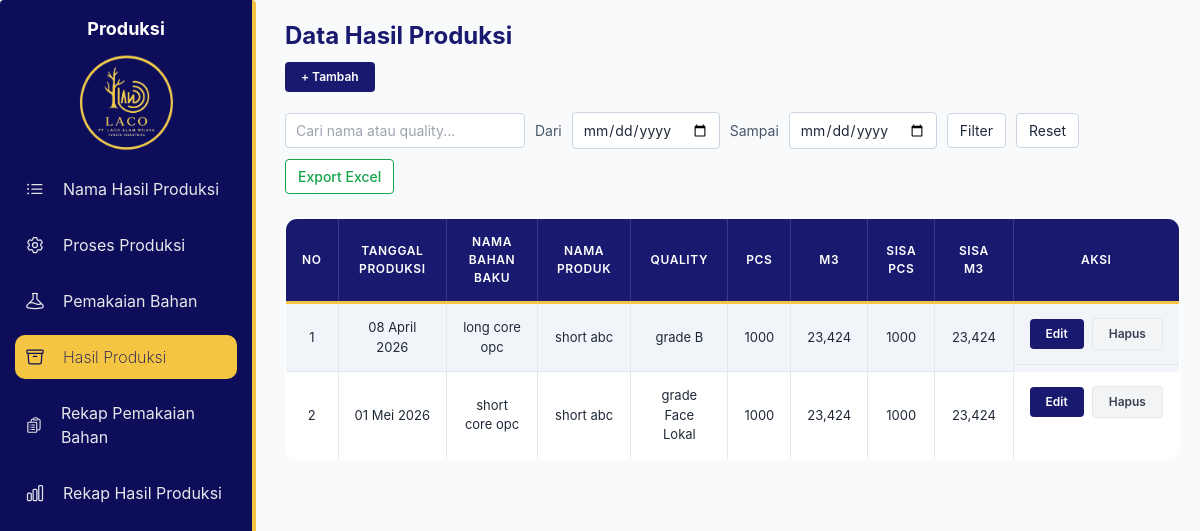
The app's page /hasil-produksi/, older data.
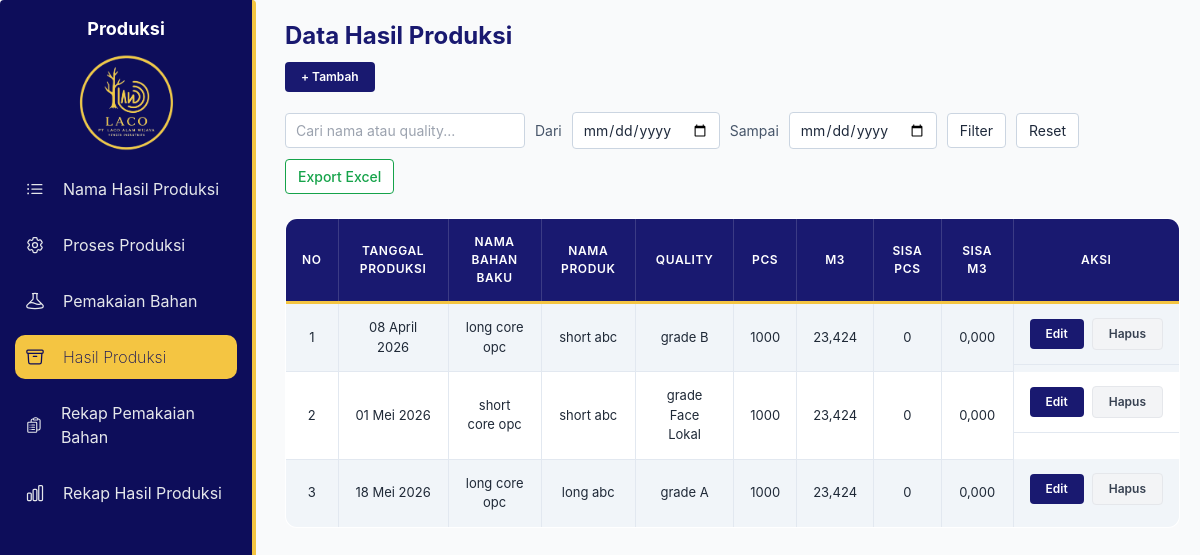
The same page, newer data.
### core/models.py (models this page shows, shortened)
class HasilProduksi(models.Model):
    proses_produksi = models.ForeignKey(ProsesProduksi, on_delete=models.CASCADE)
    pemakaian_bahan = models.ForeignKey(PemakaianBahanBaku,on_delete=models.CASCADE)
    nama_hasil_produksi = models.ForeignKey(NamaHasilProduksi, on_delete=models.CASCADE)
    quality = models.ForeignKey(Quality,on_delete=models.SET_NULL,null=True,blank=True)
    tanggal_produksi = models.DateField()
    tebal = models.DecimalField(max_digits=10, decimal_places=3)
    lebar = models.DecimalField(max_digits=10, decimal_places=3)
    panjang = models.DecimalField(max_digits=10, decimal_places=3)
    jumlah_pcs = models.PositiveIntegerField()
    jumlah_m3 = models.DecimalField(max_digits=12, decimal_places=3)
    sisa_pcs = models.PositiveIntegerField()
    sisa_m3 = models.DecimalField(max_digits=12, decimal_places=3)

class PemakaianBahanBaku(models.Model):
    proses_produksi = models.ForeignKey(ProsesProduksi, on_delete=models.CASCADE)
    bahan_baku_masuk = models.ForeignKey(BahanBakuMasuk, on_delete=models.CASCADE)
    jumlah_pcs = models.PositiveIntegerField(default=0)
    jumlah_m3 = models.DecimalField(max_digits=10, decimal_places=2, default=0)

class BahanBakuMasuk(models.Model):
    bahan_baku = models.ForeignKey(
        'BahanBaku',
        on_delete=models.CASCADE
    )
    supplier = models.ForeignKey(
        'Supplier',
        on_delete=models.CASCADE
    )
    tanggal_masuk = models.DateField(default=timezone.now)
    jumlah_pcs = models.PositiveIntegerField(default=0)
    jumlah_m3 = models.DecimalField(max_digits=10, decimal_places=2, default=0)
    sisa_pcs = models.PositiveIntegerField(default=0)
    sisa_m3 = models.DecimalField(max_digits=10, decimal_places=2, default=0)
    harga_satuan = models.DecimalField(max_digits=15, decimal_places=2)
    class Meta:
        ordering = ['tanggal_masuk']
    def __str__(self):
        return f"{self.bahan_baku}"

class BahanBaku(models.Model):
    nama_bahan = models.CharField(max_length=100)
    def __str__(self):
        return self.nama_bahan

class NamaHasilProduksi(models.Model):
    nama_hasil_produksi = models.CharField(max_length=100,blank=True,
    null=True)
    def __str__(self):
        return self.nama_hasil_produksi

class QualityControl(models.Model):
    hasil_produksi = models.OneToOneField(
        HasilProduksi,
        on_delete=models.CASCADE,
        related_name='qc'
    )
    quality = models.ForeignKey(Quality,on_delete=models.SET_NULL,null=True,blank=True)
    tanggal_validasi = models.DateField(null=True, blank=True)
    catatan = models.TextField(blank=True, null=True)

class Quality(models.Model):
    quality = models.CharField(max_length=100, blank=True,
    null=True)
    def __str__(self):
        return self.quality

### core/views.py (the view)
# urls.py: path('hasil-produksi/', views.hasil_produksi_list, name='hasil_produksi_list'),
def hasil_produksi_list(request):
    data = HasilProduksi.objects.select_related(
        'proses_produksi',
        'nama_hasil_produksi',
        'quality',
        'pemakaian_bahan',
    )
    search_query = request.GET.get('search', '')
    date_from = request.GET.get('date_from')
    date_to = request.GET.get('date_to')
    if search_query:
        data = data.filter(
            Q(nama_hasil_produksi__nama_hasil_produksi__icontains=search_query) |
            Q(qc__quality__quality__icontains=search_query) # Pastikan relasinya bener, misal: quality__nama_quality tergantung models lu
        )
    if date_from and date_to:
        data = data.filter(tanggal_produksi__range=[date_from, date_to])
    elif date_from:
        data = data.filter(tanggal_produksi__gte=date_from)
    elif date_to:
        data = data.filter(tanggal_produksi__lte=date_to)
    context = {
        'data': data,
        'proses': ProsesProduksi.objects.all(),
        'bahan': PemakaianBahanBaku.objects.all(),
        'nama': NamaHasilProduksi.objects.all(),
        'quality': Quality.objects.all(),
        'search_query': search_query,
        'date_from': date_from,
        'date_to': date_to,
    }
    return render(request, 'produksi/list_hasil_produksi.html', context)

### core/models.py (called while the page is built)
    def __str__(self):
        return f"Produksi - {self.tanggal_produksi}"

### core/templates/produksi/list_hasil_produksi.html (shortened to what this page needs)
{% load static %}
<!DOCTYPE html>
<html>
<head>
    <script src="https://cdn.tailwindcss.com"></script>
    <link rel="stylesheet" href="{% static 'css/produksi.css' %}">
</head>
<body class="bg-gray-50 flex h-screen overflow-hidden text-gray-800 relative">
    {% include 'parts/sidebar_produksi.html' %}
    <main class="flex-1 flex flex-col h-full overflow-hidden">
        <div class="content">
            <h2 class="text-2xl font-bold text-[#191970]" style="margin-bottom: 10px;">Data Hasil Produksi</h2>
            <div class="filter-container">
                <button class="btn-action btn-tambah" onclick="openAdd()">+ Tambah</button>
                <form method="get" class="filter-form">
                    <input type="text" name="search" placeholder="Cari nama atau quality..."
                        value="{{ request.GET.search|default:'' }}">
                    <label>Dari</label>
                    <input type="date" name="date_from" value="{{ date_from|default:'' }}">
                    <label>Sampai</label>
                    <input type="date" name="date_to" value="{{ date_to|default:'' }}">
                    <button type="submit" class="btn-filter">Filter</button>
                    <a href="{% url 'hasil_produksi_list' %}">
                        <button type="button" class="btn-reset">Reset</button></a>
                    <button type="button" class="btn-export" onclick="exportExcel()">Export Excel</button>
                </form>
            </div>
            <br>
            <table id="hasilProduksiTable">
                <tr>
                    <th>No</th>
                    <th>Tanggal Produksi</th>
                    <th>Nama Bahan Baku</th>
                    <th>Nama Produk</th>
                    <th>Quality</th>
                    <th>PCS</th>
                    <th>M3</th>
                    <th>Sisa PCS</th>
                    <th>Sisa M3</th>
                    <th class="kolom-aksi-header">Aksi</th>
                </tr>
                {% for d in data %}
                <tr>
                    <td>{{ forloop.counter }}</td>
                    <td>{{ d.tanggal_produksi| date:"d F Y" }}</td>
                    <td>{{ d.pemakaian_bahan.bahan_baku_masuk }}</td>
                    <td>{{ d.nama_hasil_produksi }}</td>
                    <td>
                        {% if d.qc and d.qc.quality %}
                        {{ d.qc.quality }}
                        {% else %}
                        <span style="color:red;">Belum di berikan grading</span>
                        {% endif %}
                    </td>
                    <td>{{ d.jumlah_pcs }}</td>
                    <td>{{ d.jumlah_m3 }}</td>
                    <td>{{ d.sisa_pcs }}</td>
                    <td>{{ d.sisa_m3 }}</td>
                    <td class="kolom-aksi">
                        <button class="btn-action btn-edit" onclick="openEdit(
                    '{{ d.id }}',
                    '{{ d.proses_produksi.id }}',
                    '{{ d.bahan.id }}',
                    '{{ d.nama_hasil_produksi.id }}',
                    '{{ d.tebal }}',
                    '{{ d.lebar }}',
                    '{{ d.panjang }}',
                    '{{ d.jumlah_pcs }}',
                    '{{ d.jumlah_m3 }}'
                )">Edit</button>
                        <button class="btn-action btn-hapus" onclick="openDelete('{{ d.id }}')">Hapus</button>
                    </td>
                </tr>
                {% endfor %}
            </table>
        </div>
    </main>
</body>
</html>

### core/templates/parts/sidebar_produksi.html (shortened to what this page needs)
{%load static%}
<link rel="stylesheet" href="{% static 'css/sidebar_produksi.css' %}">
<link rel="stylesheet" href="https://cdnjs.cloudflare.com/ajax/libs/font-awesome/6.5.1/css/all.min.css">
<div class="sidebar">
    <h3 class="sidebar-title">
        <a href="{% url 'dashboard_produksi' %}" class="sidebar-title-link">
            Produksi
            <div>
                <img src="{% static 'images/logo.png' %}" alt="Logo" class="sidebar-logo-circle">
            </div>
        </a>
    </h3>
    <ul class="sidebar-menu">
    <li class="{% if request.path == '/hasil/' %}active{% endif %}">
        <a href="{% url 'hasil_list' %}">
            <span>Nama Hasil Produksi</span>
        </a>
    </li>
    <li class="{% if request.path == '/produksi/' %}active{% endif %}">
        <a href="{% url 'proses_produksi_list' %}">
            <span>Proses Produksi</span>
        </a>
    </li>
    <li class="{% if request.path == '/pemakaian/' %}active{% endif %}">
        <a href="{% url 'pemakaian_bahan_list' %}">
            <span>Pemakaian Bahan</span>
        </a>
    </li>
    <li class="{% if request.path == '/hasil-produksi/' %}active{% endif %}">
        <a href="{% url 'hasil_produksi_list' %}">
            <span>Hasil Produksi</span>
        </a>
    </li>
    <li class="{% if request.path == '/rekap-pemakaian-bahan/' %}active{% endif %}">
        <a href="{% url 'rekap_pemakaian_bahan' %}">
            <span>Rekap Pemakaian Bahan</span>
        </a>
    </li>
    <li class="{% if request.path == '/rekap-hasil-produksi/' %}active{% endif %}">
        <a href="{% url 'rekap_hasil_produksi' %}">
            <span>Rekap Hasil Produksi</span>
        </a>
    </li>
</ul>
</div>

### core/static/css/produksi.css (style rules this page uses)
body { font-family: 'Inter', sans-serif; }
.filter-container { display: flex; align-items: center; gap: 20px; flex-wrap: wrap; }
.filter-form { display: flex; align-items: center; gap: 10px; flex-wrap: wrap; font-size: 14px; color: #475569; }
.filter-form input[type="text"], .filter-form input[type="date"] { padding: 6px 10px; border: 1px solid #cbd5e1; border-radius: 4px; font-family: inherit; font-size: 14px; outline: none; color: #1e293b; transition: 0.2s ease-in-out; }
.btn-filter, .btn-reset, .btn-export, .btn-print { padding: 6px 12px; border-radius: 4px; font-family: inherit; font-size: 14px; cursor: pointer; text-decoration: none; transition: 0.2s; border: 1px solid #cbd5e1; background-color: #ffffff; color: #1e293b; display: inline-block; text-align: center; }
.btn-export { border-color: #16a34a; color: #16a34a; font-weight: 500; }
table { width: 100%; background-color: #ffffff; border-collapse: separate; border-spacing: 0; border-radius: 12px; overflow: hidden; border: 1px solid #e2e8f0; font-size: 13px; }
th { background-color: #191970; color: #ffffff; padding: 14px 16px; text-align: center; font-weight: 600; text-transform: uppercase; font-size: 12px; letter-spacing: 0.05em; border-right: 1px solid rgba(255, 255, 255, 0.15); border-bottom: 3px solid #F4C542; }
th:last-child { border-right: none; }
tbody tr:nth-child(odd) { background-color: #ffffff; }
tbody tr:nth-child(even) { background-color: #f1f5f9; }
td { padding: 14px 16px; border-bottom: 1px solid #e2e8f0; border-right: 1px solid #e2e8f0; vertical-align: middle; text-align: center; }
td:last-child { border-right: none; }
tbody tr:last-child td { border-bottom: none; }
.kolom-aksi { display: flex; align-items: center; justify-content: center; gap: 8px; white-space: nowrap; }
.btn-tambah { padding: 7px 14px; border-radius: 4px; font-family: inherit; font-size: 14px; font-weight: 600; cursor: pointer; transition: 0.2s; background-color: #191970;; color: #ffffff; border: 1px solid #191970; }
.btn-action { padding: 6px 16px; border-radius: 4px; font-size: 12px; font-weight: 600; cursor: pointer; transition: all 0.2s ease; border: none; display: inline-flex; align-items: center; justify-content: center; }
.btn-edit { background-color: #191970;; color: #ffffff; }
.btn-hapus { background-color: #F3F4F6; color: #374151; border: 1px solid #e5e7eb; }
::placeholder { color: #94a3b8; opacity: 0.8; }

### core/static/css/sidebar_produksi.css (style rules this page uses)
.sidebar { width: 256px; height: 100vh; background: #0d0d5a; position: fixed; left: 0; top: 0; color: #fff; padding: 15px; border-radius: 4px; border-right: 4px solid #F4C542; }
.sidebar-menu li.active { background: #F4C542; border-radius: 10px; }
.sidebar-menu li.active a { color: #0D0D5A; font-weight: 200; }
.sidebar-menu li.active svg { stroke: #0D0D5A; }
.sidebar-logo-circle { width: 125px; height: 125px; border-radius: 50%; object-fit: cover; }
.content { margin-left: 265px; padding: 20px; }
.sidebar-title { font-size: 18px; font-weight: bold; }
.sidebar-title-link { display: flex !important; flex-direction: column; align-items: center; justify-content: center; text-decoration: none; color: white; }
.sidebar-menu { list-style: none; padding: 0; }
.sidebar-menu li { margin-bottom: 12px; }
.sidebar-menu a { color: #e5e7eb; text-decoration: none; display: flex; align-items: center; gap: 10px; padding: 10px; border-radius: 6px; }

Row changes from the older to the newer data that the page shows:
changed HasilProduksi "08 April 2026": sisa_pcs "1000" → "0"; sisa_m3 "23,424" → "0,000"
changed HasilProduksi "01 Mei 2026": sisa_pcs "1000" → "0"; sisa_m3 "23,424" → "0,000"
added HasilProduksi: tanggal_produksi "18 Mei 2026", pemakaian_bahan.bahan_baku_masuk "long core opc", nama_hasil_produksi "long abc", qc.quality "grade A", jumlah_pcs "1000", jumlah_m3 "23,424", sisa_pcs "0", sisa_m3 "0,000"
